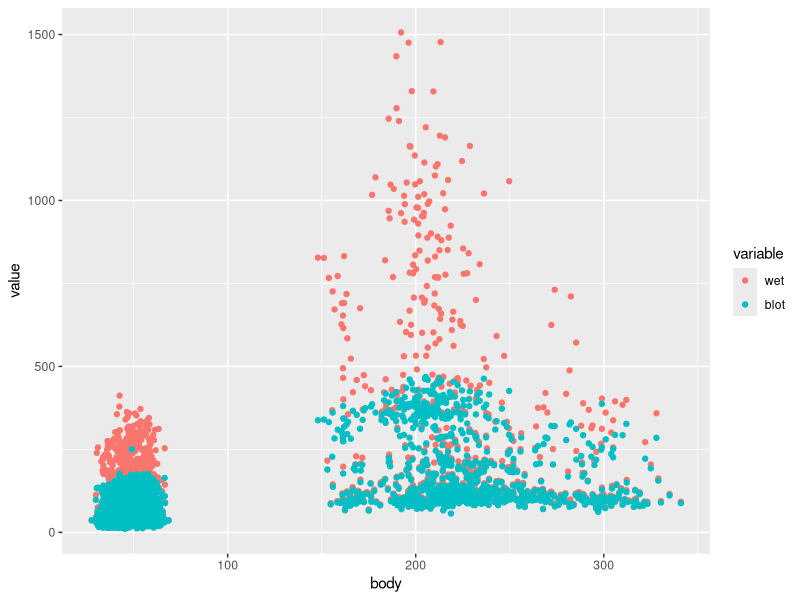
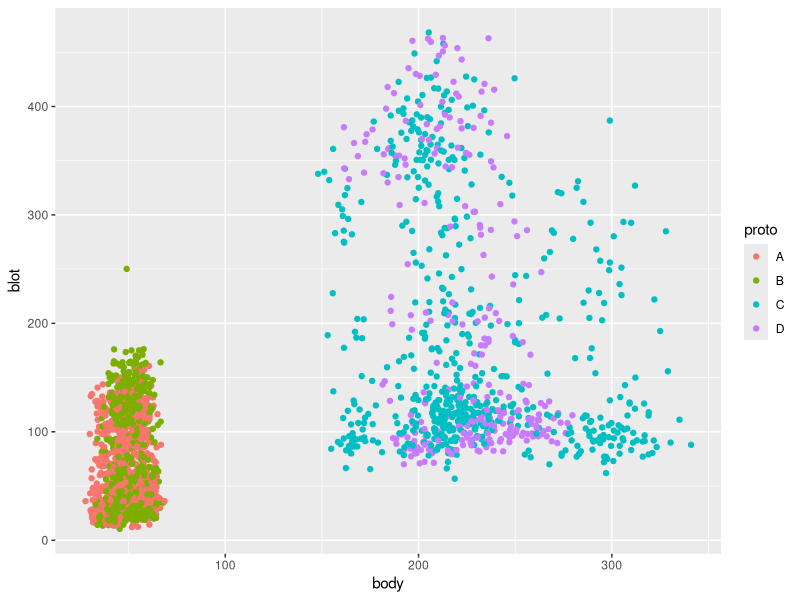
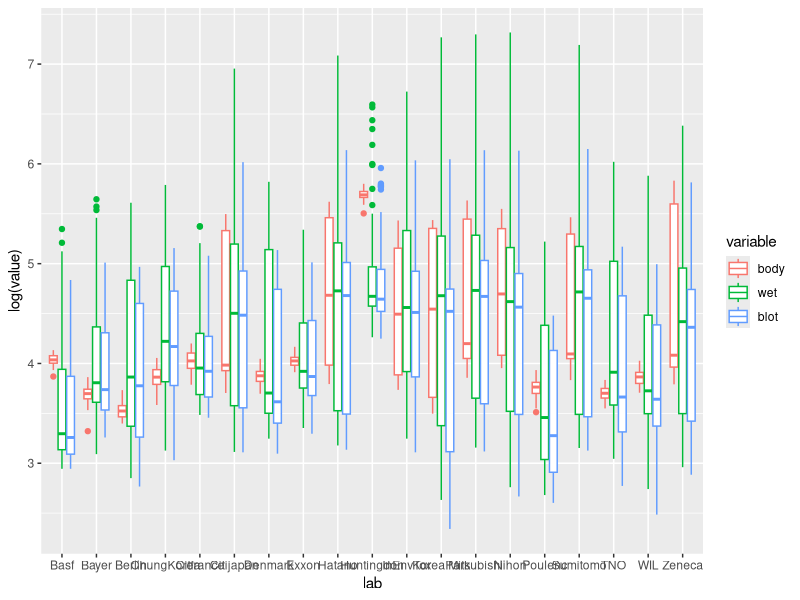
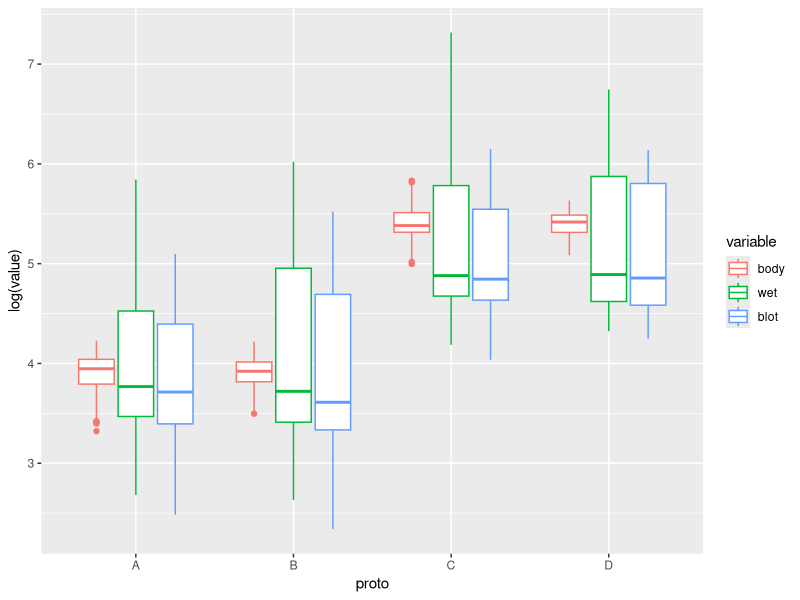
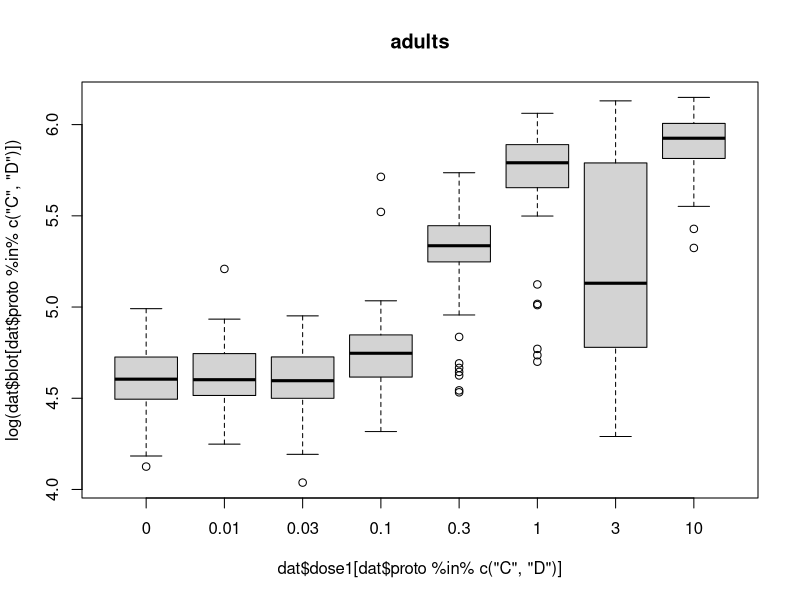

Here is the R script that generated these plots, in order:
library(ggplot2); library(dplyr); library(reshape2)

#QUESTION: IS THE BIOASSAY USEFUL???
#USEFULNESS IS DETERMINED BY CONSISTENT RESULTS ACROSS LABORATORIES
#GOALS OF THE STUDY: FIND THE BEST PROTOCOL? IS WET VS BLOTTED WEIGHT BETTER RESPONSE?

#### exploration and cleaning ####
dat <- read.table("alllabs.txt", header = TRUE, stringsAsFactors = FALSE, na.strings = ".")
dat <- dat[!(is.na(dat$blot) | is.na(dat$body)),]
weights <- dat[,c("body", "wet", "blot")]
weights_long <- melt(weights, id = "body")


ggplot(data = weights_long, 
       mapping = aes(x=body, y=value, color=variable)
      ) + geom_point()
# the difference between wet and blot for equal body weight follows a strange pattern at around body = 200, wet spikes but blot does not
# also for some reason there is a large gap in body weights from 68.6 to 148.0
# appears to be no direct relationship between body wt and uteris wt

#investigating that strange gap in body weights
grpweights <- dat[,c("body", "blot","lab", "proto", "group")]

ggplot(data = grpweights, 
       mapping = aes(x=body, y=blot, color=proto)
) + geom_point()
#protocol A & B are little rats, while C & D are big rats

labweights <- dat[,c("body", "wet", "blot", "lab")]
labweights_long <- melt(labweights, id="lab")
ggplot(data = labweights_long,
       mapping = aes(x=lab, y=log(value), color = variable)
       ) + geom_boxplot()
#it appears that all the the weights vary by lab

protoweights <- dat[,c("body", "wet", "blot", "proto")]
protoweights_long <- melt(protoweights, id="proto")
ggplot(data = protoweights_long,
       mapping = aes(x=proto, y=log(value), color = variable)
) + geom_boxplot()

#more protocol investifations
boxplot(log(dat$blot[dat$proto %in% c("C","D")]) ~ (dat$dose1[dat$proto %in% c("C","D")]), main="adults")




#each group has a unique dosage combination. not all possible combinations are explored.
dosage_groups <-  dat %>% 
                  group_by(group) %>% 
                  summarize(dose1 = unique(dose1), 
                            dose2 = unique(dose2),
                            A = sum(proto == "A"),
                            B = sum(proto == "B"),
                            C = sum(proto == "C"),
                            D = sum(proto == "D")
                  ) %>% as.data.frame()
#since you're "exposed to antagonist at higher levels of agonist" then we assume 2 is the antagonist and 1 is the agonist
#also assume group#2 is the vehicle control

#### outline several approaches ####

#super naive model 1
# log(uterus weight) ~ Norm(mu, sigma2)